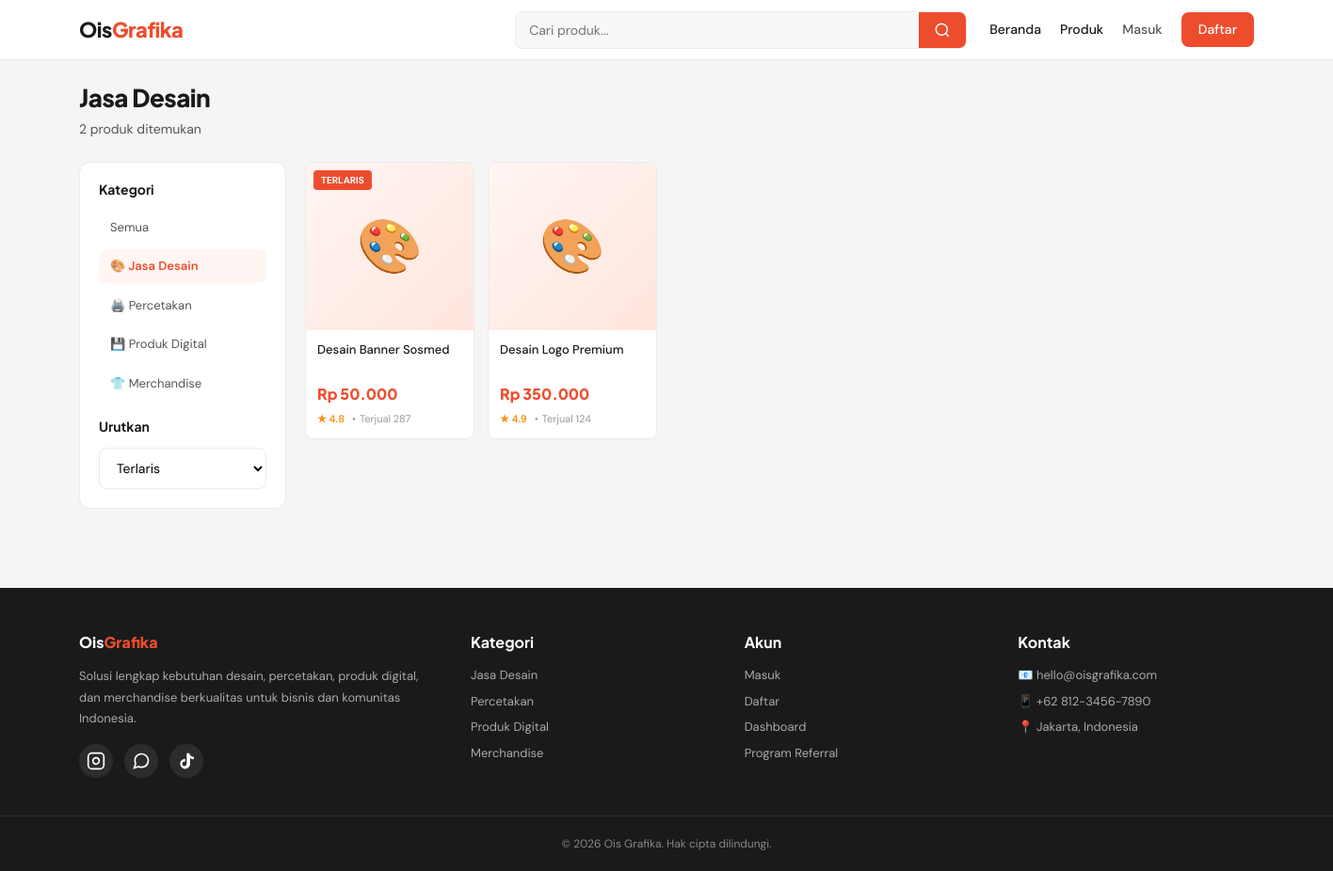
Page /ois-grafika/produk.php?cat=jasa-desain on the committed database.
### tables this page shows
CREATE TABLE categories (
    id INT AUTO_INCREMENT PRIMARY KEY,
    name VARCHAR(100) NOT NULL,
    slug VARCHAR(120) UNIQUE NOT NULL,
    icon VARCHAR(50) DEFAULT NULL,
    description TEXT,
    created_at TIMESTAMP DEFAULT CURRENT_TIMESTAMP
);

CREATE TABLE products (
    id INT AUTO_INCREMENT PRIMARY KEY,
    category_id INT NOT NULL,
    name VARCHAR(200) NOT NULL,
    slug VARCHAR(220) UNIQUE NOT NULL,
    description TEXT,
    short_description VARCHAR(300),
    base_price DECIMAL(12,2) NOT NULL,
    image VARCHAR(255) DEFAULT NULL,
    type ENUM('jasa', 'digital', 'fisik') NOT NULL,
    stock INT DEFAULT 0,
    is_active TINYINT(1) DEFAULT 1,
    sold INT DEFAULT 0,
    rating DECIMAL(3,2) DEFAULT 0,
    created_at TIMESTAMP DEFAULT CURRENT_TIMESTAMP,
    FOREIGN KEY (category_id) REFERENCES categories(id) ON DELETE CASCADE
);

### ois-grafika/includes/functions.php (called while the page is built, shortened)
<?php
function rupiah($angka) {
    return 'Rp ' . number_format($angka, 0, ',', '.');
}
function clean($str) {
    return htmlspecialchars(trim($str), ENT_QUOTES, 'UTF-8');
}

### ois-grafika/produk.php (the view, shortened to what this page needs)
<?php
require_once __DIR__ . '/includes/header.php';
$catSlug = $_GET['cat'] ?? '';
$search = $_GET['q'] ?? '';
$sort = $_GET['sort'] ?? 'popular';
$where = ['p.is_active = 1'];
$params = [];
if ($catSlug) {
    $where[] = 'c.slug = ?';
    $params[] = $catSlug;
}
$orderBy = match($sort) {
    'newest' => 'p.created_at DESC',
    'price_low' => 'p.base_price ASC',
    'price_high' => 'p.base_price DESC',
    'rating' => 'p.rating DESC',
    default => 'p.sold DESC'
};
$sql = "SELECT p.*, c.name AS category_name, c.slug AS category_slug, c.icon AS category_icon
        FROM products p
        JOIN categories c ON p.category_id = c.id
        WHERE " . implode(' AND ', $where) . "
        ORDER BY $orderBy";
$stmt = $pdo->prepare($sql);
$stmt->execute($params);
$products = $stmt->fetchAll();
$categories = $pdo->query("SELECT * FROM categories")->fetchAll();
?>
<div style="max-width: var(--container-max); margin: 24px auto; padding: 0 16px;">
    <h1 class="section-title" style="margin-bottom: 8px;">
        <?php if ($catSlug): ?>
            <?php $currentCat = array_filter($categories, fn($c) => $c['slug'] === $catSlug); $currentCat = reset($currentCat); ?>
            <?= clean($currentCat['name'] ?? 'Produk') ?>
        <?php elseif ($search): ?>
            Hasil pencarian: "<?= clean($search) ?>"
        <?php else: ?>
            Semua Produk
        <?php endif; ?>
    </h1>
    <p class="section-subtitle" style="margin-bottom: 24px;"><?= count($products) ?> produk ditemukan</p>
    <div style="display: grid; grid-template-columns: 220px 1fr; gap: 20px;" class="product-list-layout">
        <aside style="background: white; border-radius: var(--radius-lg); border: 1px solid var(--border); padding: 20px; height: fit-content;" class="filter-sidebar">
            <h3 style="font-size: 14px; margin-bottom: 14px; font-weight: 700;">Kategori</h3>
            <ul style="list-style: none; margin-bottom: 20px;">
                <li style="margin-bottom: 6px;">
                    <a href="<?= SITE_URL ?>/produk.php" style="display:block; padding: 8px 12px; border-radius: var(--radius); font-size: 13px; <?= !$catSlug ? 'background: var(--primary-light); color: var(--primary); font-weight: 600;' : 'color: var(--text-light);' ?>">
                        Semua
                    </a>
                </li>
                <?php foreach ($categories as $cat): ?>
                    <li style="margin-bottom: 6px;">
                        <a href="<?= SITE_URL ?>/produk.php?cat=<?= clean($cat['slug']) ?>" style="display:block; padding: 8px 12px; border-radius: var(--radius); font-size: 13px; <?= $catSlug === $cat['slug'] ? 'background: var(--primary-light); color: var(--primary); font-weight: 600;' : 'color: var(--text-light);' ?>">
                            <?= $cat['icon'] ?> <?= clean($cat['name']) ?>
                        </a>
                    </li>
                <?php endforeach; ?>
            </ul>
            <h3 style="font-size: 14px; margin-bottom: 14px; font-weight: 700;">Urutkan</h3>
            <form method="GET">
                <select name="sort" class="form-select" onchange="this.form.submit()">
                    <option value="popular" <?= $sort === 'popular' ? 'selected' : '' ?>>Terlaris</option>
                </select>
            </form>
        </aside>
        <div>
            <?php if (empty($products)): ?>
                <div style="text-align: center; padding: 60px 20px; background: white; border-radius: var(--radius-lg); border: 1px solid var(--border);">
                    <div style="font-size: 48px; margin-bottom: 16px;">🔍</div>
                    <h3>Produk tidak ditemukan</h3>
                    <p style="color: var(--text-muted); margin-top: 8px;">Coba kata kunci atau kategori lain</p>
                </div>
            <?php else: ?>
                <div class="product-grid" style="grid-template-columns: repeat(auto-fill, minmax(180px, 1fr)); padding: 0;">
                    <?php foreach ($products as $p): ?>
                        <a href="<?= SITE_URL ?>/detail-produk.php?slug=<?= clean($p['slug']) ?>" class="product-card">
                            <div class="product-image">
                                <?php
                                $iconMap = ['jasa' => '🎨', 'digital' => '💾', 'fisik' => '📦'];
                                echo $iconMap[$p['type']] ?? '📦';
                                ?>
                                <?php if ($p['sold'] > 200): ?>
                                    <span class="product-badge">Terlaris</span>
                                <?php endif; ?>
                            </div>
                            <div class="product-body">
                                <div class="product-name"><?= clean($p['name']) ?></div>
                                <div class="product-price"><?= rupiah($p['base_price']) ?></div>
                                <div class="product-meta">
                                    <span class="product-rating">★ <?= number_format($p['rating'], 1) ?></span>
                                    <span class="product-sold">Terjual <?= $p['sold'] ?></span>
                                </div>
                            </div>
                        </a>
                    <?php endforeach; ?>
                </div>
            <?php endif; ?>
        </div>
    </div>
</div>
<?php require_once __DIR__ . '/includes/footer.php'; ?>

### ois-grafika/assets/css/style.css (style rules this page uses)
:root { --primary: #ee4d2d; --primary-dark: #d33d20; --primary-light: #fff5f3; --secondary: #1a1a1a; --accent: #f69113; --bg: #f5f5f5; --bg-white: #ffffff; --bg-gray: #f8f8f8; --text: #1a1a1a; --text-light: #555; --text-muted: #999; --border: #ebebeb; --border-dark: #d0d0d0; --success: #26aa99; --danger: #e53935; --warning: #f59e0b; --info: #2196f3; --radius-sm: 4px; --radius: 8px; --radius-lg: 12px; --radius-xl: 16px; --shadow-sm: 0 1px 2px rgba(0,0,0,0.05); --shadow: 0 2px 8px rgba(0,0,0,0.08); --shadow-lg: 0 8px 24px rgba(0,0,0,0.12); --font-display: 'Plus Jakarta Sans', sans-serif; --font-body: 'DM Sans', sans-serif; --container-max: 1280px; --navbar-height: 64px; }
*, *::before, *::after { box-sizing: border-box; margin: 0; padding: 0; }
html { scroll-behavior: smooth; }
body { font-family: var(--font-body); color: var(--text); background: var(--bg); line-height: 1.5; font-size: 14px; -webkit-font-smoothing: antialiased; min-height: 100vh; display: flex; flex-direction: column; }
a { color: inherit; text-decoration: none; }
input, textarea, select { font-family: inherit; font-size: 14px; }
h1, h2, h3, h4 { font-family: var(--font-display); font-weight: 700; color: var(--text); line-height: 1.2; }

### ois-grafika/assets/css/components.css (style rules this page uses)
.section-title { font-family: var(--font-display); font-size: 26px; font-weight: 800; letter-spacing: -0.5px; }
.section-subtitle { color: var(--text-light); font-size: 14px; margin-top: 4px; }
.product-grid { max-width: var(--container-max); margin: 0 auto; padding: 0 16px; display: grid; grid-template-columns: repeat(5, 1fr); gap: 14px; }
.product-card { background: white; border-radius: var(--radius); overflow: hidden; transition: all 0.2s; border: 1px solid var(--border); display: flex; flex-direction: column; }
.product-image { aspect-ratio: 1; background: linear-gradient(135deg, #fff5f3, #ffe5dd); display: flex; align-items: center; justify-content: center; font-size: 56px; position: relative; }
.product-badge { position: absolute; top: 8px; left: 8px; background: var(--primary); color: white; font-size: 10px; font-weight: 700; padding: 3px 8px; border-radius: var(--radius-sm); text-transform: uppercase; }
.product-body { padding: 12px; flex: 1; display: flex; flex-direction: column; }
.product-name { font-size: 13px; font-weight: 500; color: var(--text); line-height: 1.4; margin-bottom: 8px; display: -webkit-box; -webkit-line-clamp: 2; -webkit-box-orient: vertical; overflow: hidden; min-height: 36px; }
.product-price { font-family: var(--font-display); font-size: 16px; font-weight: 800; color: var(--primary); margin-bottom: 6px; }
.product-meta { display: flex; align-items: center; gap: 4px; font-size: 11px; color: var(--text-muted); margin-top: auto; }
.product-rating { color: var(--accent); font-weight: 600; }
.product-sold::before { content: '•'; margin: 0 4px; }
.form-input, .form-textarea, .form-select { width: 100%; padding: 11px 14px; border: 1px solid var(--border); border-radius: var(--radius); background: white; transition: border-color 0.2s; outline: none; }

### rows in the picture
categories: name "Jasa Desain", icon "🎨"
categories: icon "🖨️", name "Percetakan"
categories: icon "💾", name "Produk Digital"
categories: icon "👕", name "Merchandise"
products: type "🎨", shows "TERLARIS", name "Desain Banner Sosmed", base_price "Rp 50.000", rating "4.8", sold "287"
products: type "🎨", name "Desain Logo Premium", base_price "Rp 350.000", rating "4.9", sold "124"

### other values in the picture
count($products) "2"
